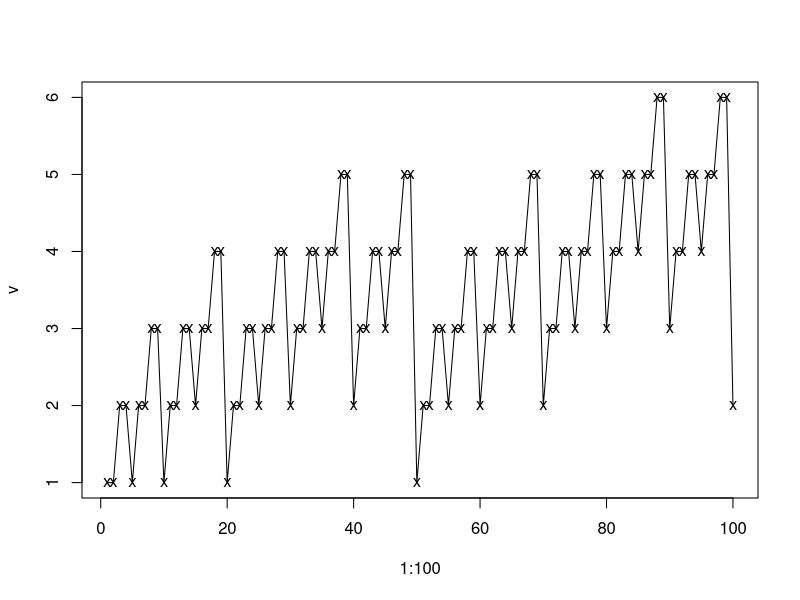
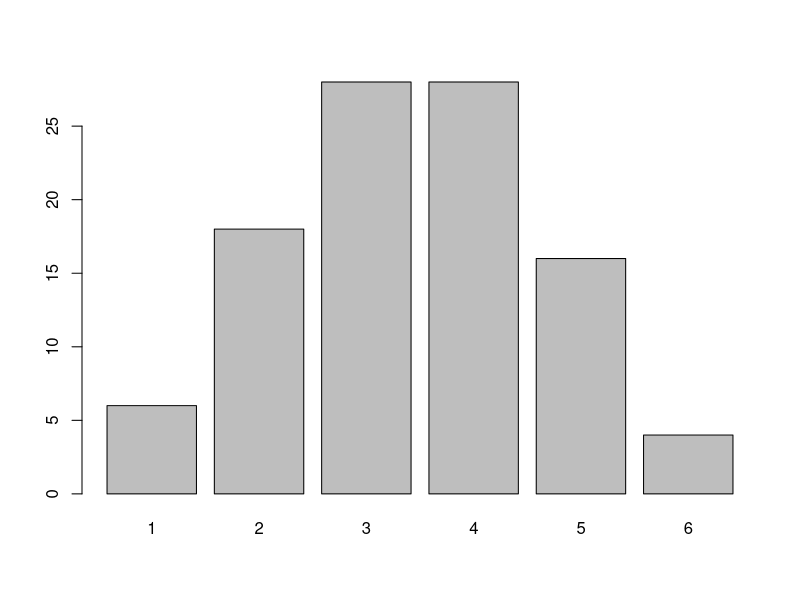
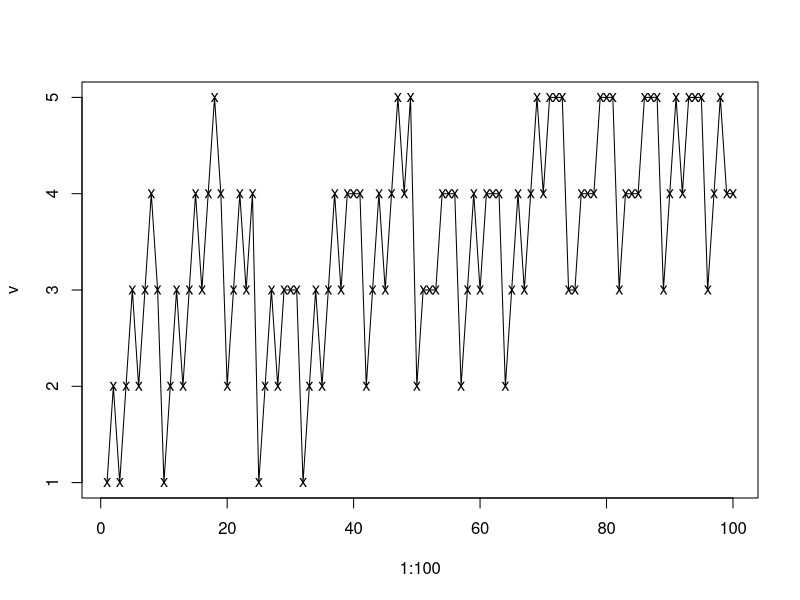
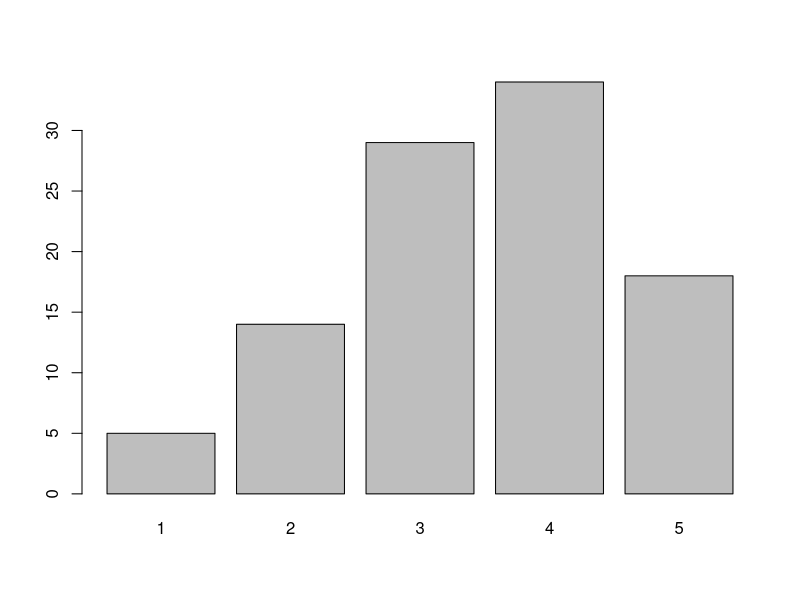

Reproduce these figures in R, in order.
minNbCoins <- function(qty, 
                       returnLast=TRUE, 
                       coinsAvailable=c(1, 2, 5, 10, 20, 50)){
  PENALTY = 10000
  dp = PENALTY + numeric(length=qty)
  dp[coinsAvailable] = 1
  if(!1 %in% coinsAvailable){
    dp[1] = PENALTY
  }
  for(i in 2:length(dp)){
    if(!i %in% coinsAvailable){
      dpsub = sapply(X = 1:floor((i+1)/2), FUN = function(j){
        dp[j] + dp[i-j]
      })
      dp[i] = min(dpsub)
    }
  }
  if(returnLast){
    return(dp[length(dp)])
  }else{
    return(dp)
  }
}

ca = c(1, 2, 5, 10, 20, 50)
v = minNbCoins(qty = 100, returnLast=FALSE, coinsAvailable=ca)
plot(x=1:100, y=v, type='o', pch='x')
barplot(table(v))

ca = c(1, 3, 10, 25, 32)
v = minNbCoins(qty = 100, returnLast=FALSE, coinsAvailable=ca)
plot(x=1:100, y=v, type='o', pch='x')
barplot(table(v))
